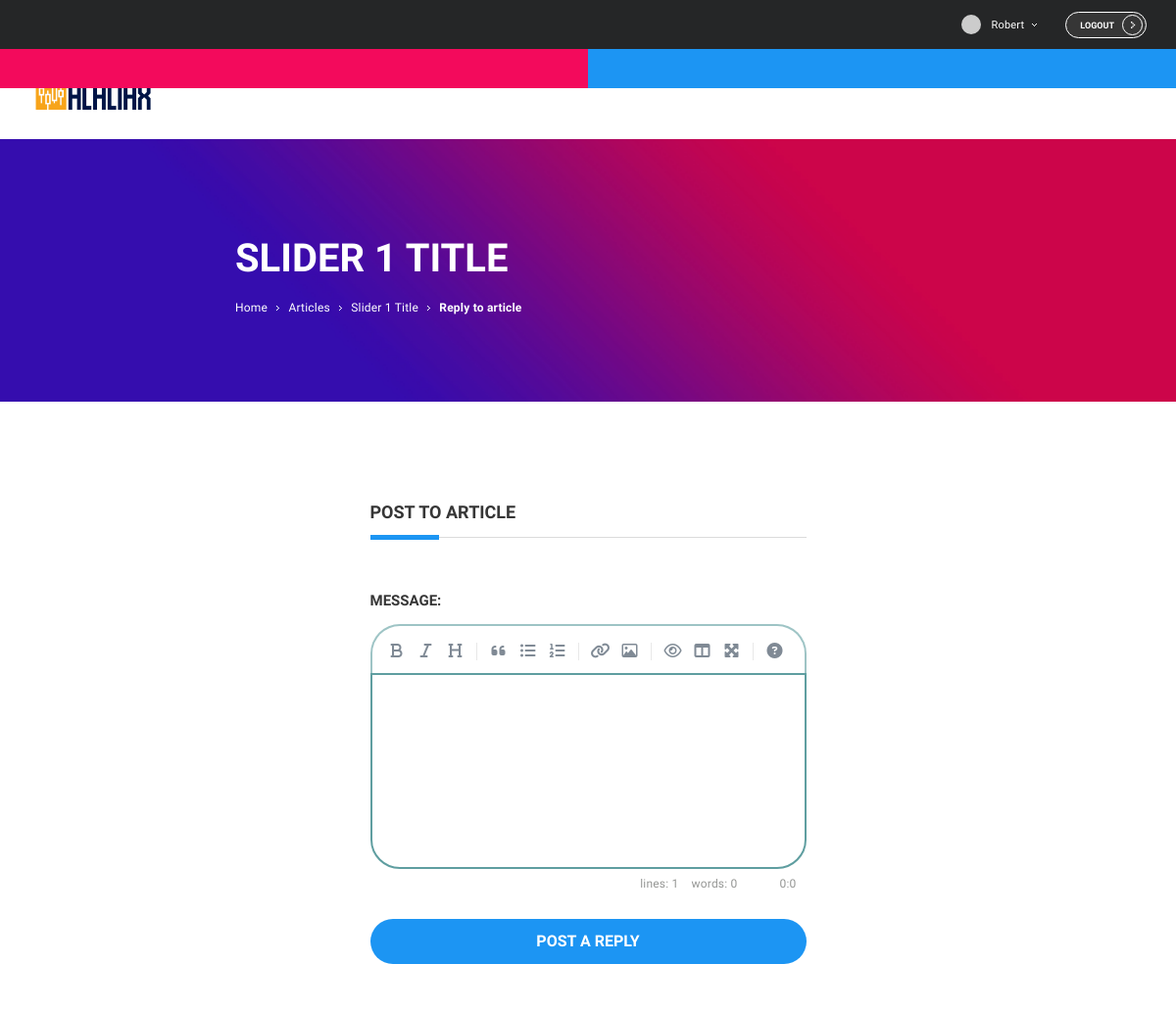
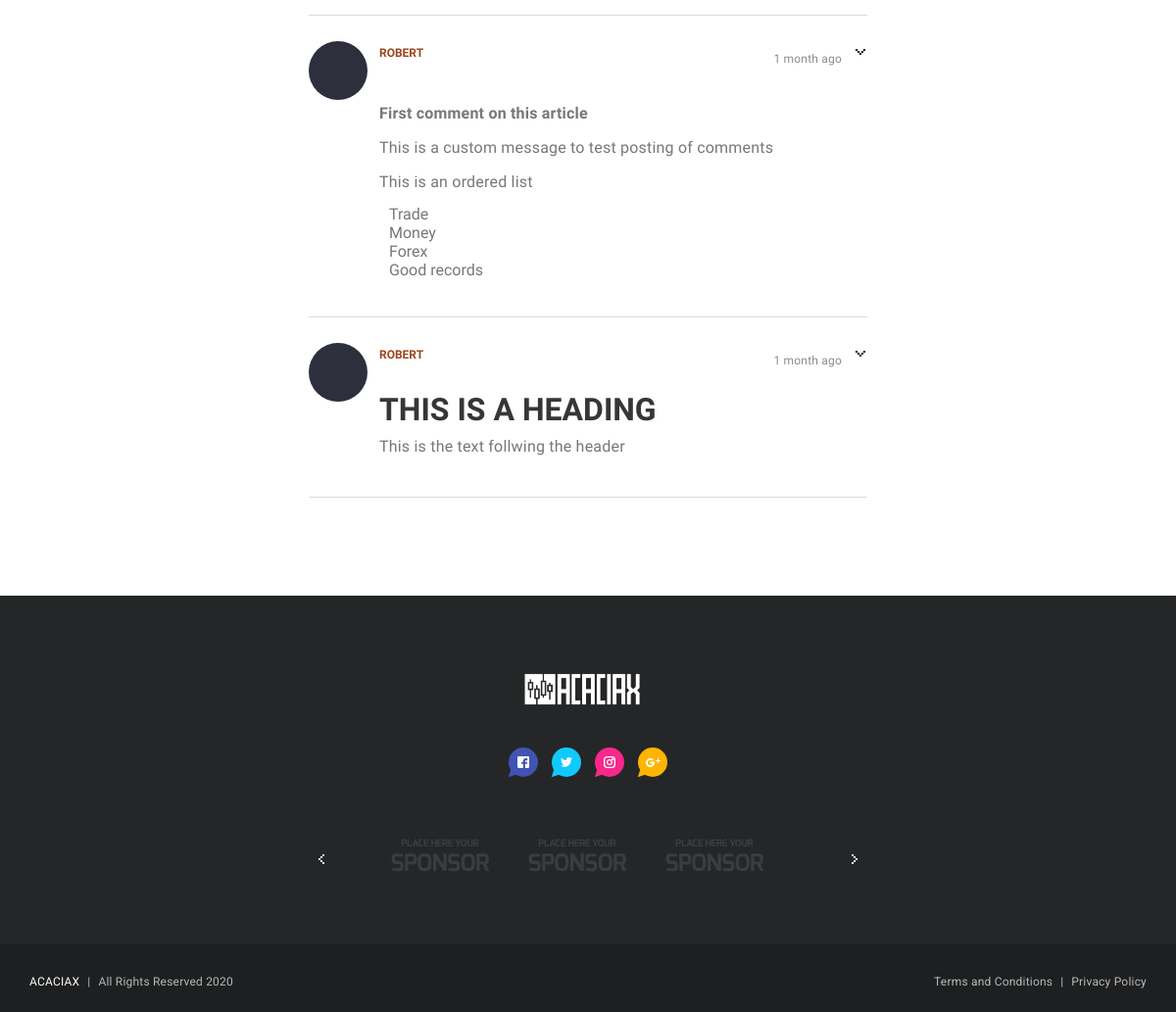
The page /articles/1/reply/ (signed in) on the database its author committed (2 pictures, top to bottom).
### SliderArticles/models.py (models this page shows, shortened)
class SliderArticle(models.Model):
	ARTICLE_CATEGORY = (
		('FOREX', 'Forex'),
		('STOCKS', 'Stocks'),
		('FUTURES', 'Futures'),
	)
	title = models.CharField(max_length=255)
	description = models.TextField(max_length=4000)
	category = models.CharField(max_length = 255, choices=ARTICLE_CATEGORY, default='STOCK MARKET')
	image = models.ImageField(upload_to='slider', blank=True)
	last_updated = models.DateTimeField(auto_now_add=True)
	starter = models.ForeignKey(User, related_name='article', on_delete=models.CASCADE)

class ArticlePost(models.Model):
	message = models.TextField(max_length=4000)
	article = models.ForeignKey(SliderArticle, related_name='article_posts', on_delete=models.CASCADE)
	created_at = models.DateTimeField(auto_now_add=True)
	updated_at = models.DateTimeField(null=True)
	created_by = models.ForeignKey(User, related_name='article_posts', on_delete=models.CASCADE)
	updated_by = models.ForeignKey(User, null=True, related_name='+', on_delete=models.CASCADE)
	def get_message_as_markdown(self):
		return mark_safe(markdown(self.message, safe_mode='escape'))

### SliderArticles/views.py (the view)
# urls.py: re_path(r'^articles/(?P<article_pk>\d+)/reply/$', article_views.reply_article, name='reply_article'),
@login_required
def reply_article(request, article_pk):
    article = get_object_or_404(SliderArticle, pk=article_pk)
    if request.method == 'POST':
        form = ArticlePostForm(request.POST)
        if form.is_valid():
            post = form.save(commit=False)
            post.article = article
            post.created_by = request.user
            post.save()
            return redirect('article_posts', article_pk=article_pk)
    else:
        form = ArticlePostForm()
    return render(request, 'reply_article.html', {'article': article, 'form': form})

### forum/templatetags/form_tags.py (called while the page is built)
@register.filter
def input_class(bound_field):
    css_class = 'bder-cstm-clr'
    if bound_field.form.is_bound:
        if bound_field.errors:
            css_class = 'is-invalid'
        elif field_type(bound_field) != 'PasswordInput':
            css_class = 'is-valid'
    return 'form-control {}'.format(css_class)

### forum/templatetags/gravatar.py (called while the page is built)
@register.filter
def gravatar(user):
    email = user.email.lower().encode('utf-8')
    default = 'mm'
    size = 256
    url = 'https://www.gravatar.com/avatar/{md5}?{params}'.format(
        md5=hashlib.md5(email).hexdigest(),
        params=urlencode({'d': default, 's': str(size)})
    )
    return url

### templates/reply_article.html (shortened to what this page needs)
{% extends 'base.html' %}
{% load static %}
{% load humanize %}
{% block stylesheet %}
  <link rel="stylesheet" href="{% static 'css/simplemde.min.css' %}">
{% endblock %}
{% block content_reply_article %}
  <div class="banner-wrap game-review">
    <div class="banner grid-limit cstm-width-60">
      <h2 class="banner-title text-left">{{ article.title }}</h2>
      <p class="banner-sections text-left">
        <a href="{% url 'home' %}"><span class="clr-whte banner-section">Home</span></a>
        <svg class="arrow-icon">
          <use xlink:href="#svg-arrow"></use>
        </svg>
        <a href="{% url 'news' %}"><span class="clr-whte banner-section">Articles</span></a>
        <svg class="arrow-icon">
          <use xlink:href="#svg-arrow"></use>
        </svg>
        <span class="banner-section">{{ article.title }}</span>
        <svg class="arrow-icon">
          <use xlink:href="#svg-arrow"></use>
        </svg>
        <span class="banner-section"><strong>Reply to article</strong></span>
      </p>
    </div>
  </div>
  <div class="layout-content-full grid-limit">
    <div class="grid2-1col centered">
      <div id="tab-new-topic" class="tab-wrap">
        <div class="tab-body">
          <div class="tab-item">
            <div class="form-box">
              <div class="section-title-wrap blue">
                <h2 class="section-title medium">Post to article</h2>
                <div class="section-title-separator"></div>
              </div>
              <form method="post">
			    {% include 'includes/form.html' %}
			    <button type="submit" class="button blue full">Post a reply</button>
			  </form>
            </div>
          </div>
        </div>
      </div>
      <div class="activity-items">
        {% for article_post in article.article_posts.all %}
        <div class="activity-item">
          <img class="user-avatar" src="{% static 'img/users/05.jpg' %}" alt="user-05">
          <div class="activity-item-dropdown-button">
            <svg class="arrow-icon medium">
              <use xlink:href="#svg-arrow-medium"></use>
            </svg>
          </div>
          <div class="activity-item-row">
            <a href="topic.html" class="activity-item-title secondary-color">{{ article_post.created_by.username }}</a>
            <p class="activity-item-timestamp">{{ article_post.created_at|naturaltime }}</p>
          </div>
          <p style="font-size: 18px;" class="activity-item-text base-color">{{ article_post.get_message_as_markdown }}</p>
        </div>
        {% endfor %}
      </div>
    </div>
  </div>
{% endblock content_reply_article %}

### templates/navbar/navbar.html (shortened to what this page needs)
{% load static %}
{% load gravatar %}
  <div class="header-wrap">
    <div class="header grid-limit">
      <div class="widget-selectables float_right">
        {% if user.is_authenticated %}
        <div class="widget-options-wrap">
          <div id="account-dropdown-trigger" class="current-option">
            <div class="current-option-value">
              <img class="widget-option-img user-avatar micro" src="{{ user|gravatar }}" alt="avatar-01">
              <p class="widget-option-text cstm-camel-case">{{ user.username }}</p>
            </div>
            <svg class="arrow-icon">
              <use xlink:href="#svg-arrow"></use>
            </svg>
          </div>
        </div>
        <a href="{% url 'logout' %}" class="button tiny hidden-xs logout-btn log-button">
            Logout
            <div class="button-ornament cstm-btn-ornament">
              <svg class="arrow-icon">
                <use xlink:href="#svg-arrow"></use>
              </svg>
            </div>
          </a>
        {% endif %}
      </div>
    </div>
  </div>
  <nav class="navigation-wrap void">
    <div class="navigation grid-limit">
      <div class="logo">
        <a href="{% url 'home' %}">
          <figure class="logo-img">
              <img src="{% static 'img/acaciax/logo/full-logo.png' %}" alt="Logo">
          </figure>
        </a>
      </div>
    </div>
  </nav>

### static/css/custom_css.css (style rules this page uses)
.header { display: inherit; }
.float_right { float: right; }
html { scroll-behavior: smooth; }
span { font-family: "Exo",sans-serif!important; letter-spacing: 0.2px; }
p { font-size: 1.0em; padding-top: 8px; font-family: "Exo",sans-serif!important; letter-spacing: 0.2px; }
li { font-size: 1.0em; font-family: "Exo",sans-serif!important; padding-left: 10px; color: #777; }
li:first-child { font-size: 1.0em; font-family: "Roboto",sans-serif; padding-left: 10px; color: #777; padding-top: 10px; }
.activity-item-timestamp { font-size: 12px; }
.widget-options-wrap .current-option-value .widget-option-text { line-height: 35px; }
.logout-btn { border:1px solid #fff; }
.cstm-btn-ornament { background-color: transparent!important; border: 1px solid #fff; top: 2px!important; }
.cstm-btn-ornament .arrow-icon { top: 6px!important; left: 8px!important; width: 5px; height: 7px; }
.button.full { font-size: 16px; margin-top: 20px; }
.cstm-camel-case { text-transform: capitalize; }
.text-left { text-align: left!important; }
.cstm-width-60 { width: 60%; }
.section-title-wrap .section-title-separator:before { height: 5px; }
label { font-size: 15px; font-weight: 700; padding-top: 25px; }
.header .widget-selectables:last-child .widget-options-wrap { display: unset; }
.header .widget-selectables .widget-option-img { display: unset; }
.logo .logo-img { width: 130px }
.base-color { color: #18535B; }
.secondary-color { color: #9B461F!important; }
.clr-whte { color: #FFF; }
.form-box { padding: 34px 0px; max-width: 445px; }

### rows shown on the page
SliderArticle: title "SLIDER 1 TITLE", title "Slider 1 Title"
ArticlePost: created_by.username "ROBERT", created_at "1 month ago", get_message_as_markdown "First comment on this article This is a custom message to test posting of comments This is an ordered list Trade Money Forex Good records"
ArticlePost: created_by.username "ROBERT", created_at "1 month ago", get_message_as_markdown "THIS IS A HEADING This is the text follwing the header"

### other values the page prints
{{ user.username }} "Robert"
{{ field.label_tag }} "MESSAGE:"
